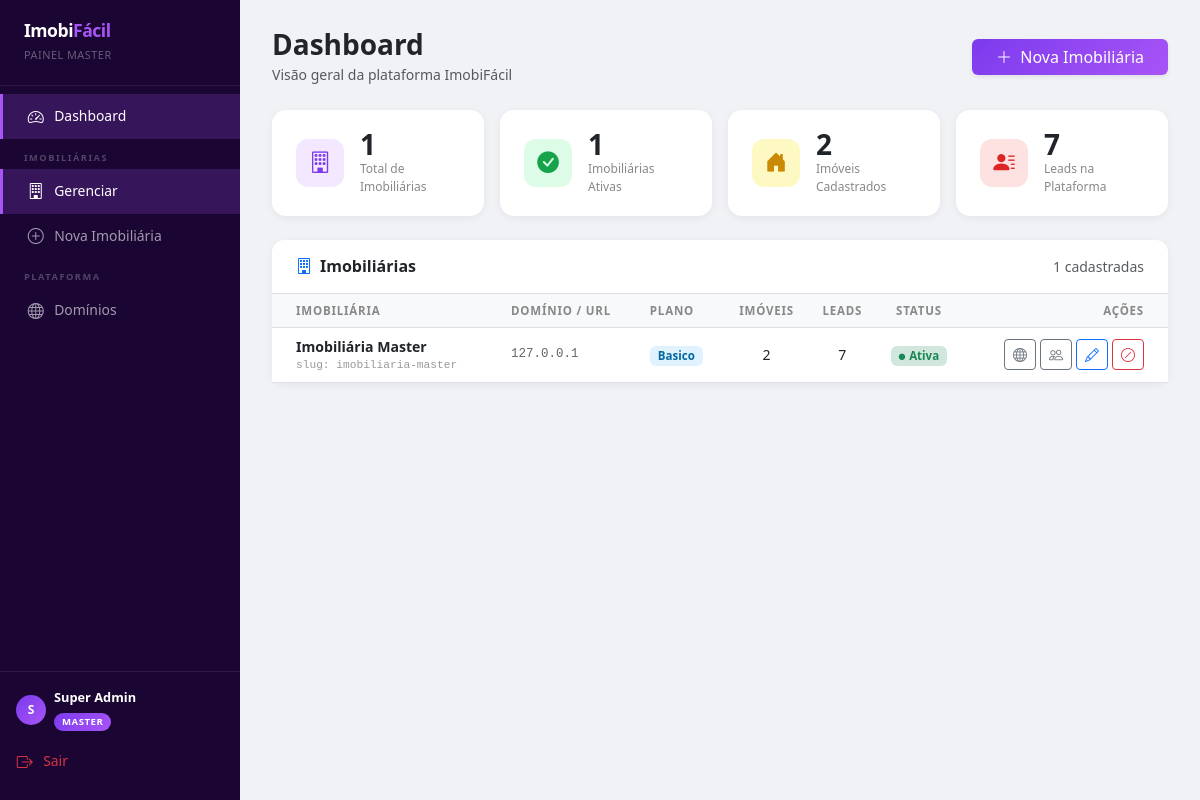
/superadmin/ (signed in), run on the app's committed database.
### app/models.py (models this page shows, shortened)
class SuperAdmin(db.Model, UserMixin):
    __tablename__ = 'superadmins'
    id         = db.Column(db.Integer, primary_key=True)
    nome       = db.Column(db.String(100), nullable=False)
    email      = db.Column(db.String(120), unique=True, nullable=False)
    senha_hash = db.Column(db.String(256))
    criado_em  = db.Column(db.DateTime, default=datetime.utcnow)
    @property
    def is_superadmin(self):
        return True

class Imobiliaria(db.Model):
    __tablename__ = 'imobiliarias'
    id         = db.Column(db.Integer, primary_key=True)
    nome       = db.Column(db.String(100), nullable=False)
    dominio    = db.Column(db.String(100), unique=True, nullable=False)
    api_token  = db.Column(db.String(100), unique=True, nullable=False)
    ativo                 = db.Column(db.Boolean, default=True)
    plano                 = db.Column(db.String(30),  default='basico')
    criado_em             = db.Column(db.DateTime,    default=datetime.utcnow)
    slug                  = db.Column(db.String(80),  unique=True)   # ex: "imob-master" → imob-master.imobifacil.com
    dominio_personalizado = db.Column(db.String(255))                # ex: "www.imobiliaria.com.br"
    tema_ativo     = db.Column(db.String(50),  default='clean')
    logo_url       = db.Column(db.String(255))
    whatsapp       = db.Column(db.String(20))
    layout_banner  = db.Column(db.String(20),  default='fullscreen')
    layout_busca   = db.Column(db.String(20),  default='abaixo')
    layout_grid    = db.Column(db.String(5),   default='3')
    layout_logo    = db.Column(db.String(20),  default='esquerda')
    email_contato      = db.Column(db.String(120))   # recebe leads/mensagens
    email_exibicao     = db.Column(db.String(120))   # exibido no site
    telefone           = db.Column(db.String(30))    # telefone fixo no rodapé
    slogan             = db.Column(db.String(200))   # texto do rodapé/hero
    ordenacao_imoveis  = db.Column(db.String(20),  default='recentes')  # recentes|destaque|preco_asc|preco_desc
    imoveis_por_pagina = db.Column(db.Integer,     default=9)
    usuarios     = db.relationship('Usuario',    backref='imobiliaria', lazy=True)
    imoveis      = db.relationship('Imovel',     backref='imobiliaria', lazy=True)
    tipos_imovel = db.relationship('TipoImovel', backref='imobiliaria', lazy=True)
    leads        = db.relationship('Lead',       backref='imobiliaria', lazy=True)
    banners      = db.relationship('BannerSite', backref='imobiliaria', lazy=True,
                                   order_by='BannerSite.ordem')
    paginas      = db.relationship('PaginaSite', backref='imobiliaria', lazy=True,
                                   order_by='PaginaSite.ordem')
    menu_links   = db.relationship('MenuLink',   backref='imobiliaria', lazy=True,
                                   order_by='MenuLink.ordem')

### app/superadmin/routes.py (the view)
@superadmin_bp.route('/')
@superadmin_required
def dashboard():
    from ..models import Lead, Imovel
    total_imobs   = Imobiliaria.query.count()
    imobs_ativas  = Imobiliaria.query.filter_by(ativo=True).count()
    imobs_inativas= Imobiliaria.query.filter_by(ativo=False).count()
    total_imoveis = Imovel.query.count()
    total_leads   = Lead.query.count()
    imobiliarias = Imobiliaria.query.order_by(Imobiliaria.criado_em.desc()).all()
    stats = {}
    for imob in imobiliarias:
        stats[imob.id] = {
            'imoveis': Imovel.query.filter_by(imobiliaria_id=imob.id).count(),
            'leads':   Lead.query.filter_by(imobiliaria_id=imob.id).count(),
            'usuarios':Usuario.query.filter_by(imobiliaria_id=imob.id).count(),
        }
    base_domain = current_app.config.get('BASE_DOMAIN', '')
    return render_template('superadmin/dashboard.html',
                           total_imobs=total_imobs,
                           imobs_ativas=imobs_ativas,
                           imobs_inativas=imobs_inativas,
                           total_imoveis=total_imoveis,
                           total_leads=total_leads,
                           imobiliarias=imobiliarias,
                           stats=stats,
                           base_domain=base_domain)

### app/templates/superadmin/dashboard.html (shortened to what this page needs)
{% extends 'superadmin/base.html' %}
{% block content %}
<div class="d-flex justify-content-between align-items-center mb-4">
    <div>
        <h2 class="h3 fw-bold mb-0">Dashboard</h2>
        <small class="text-muted">Visão geral da plataforma ImobiFácil</small>
    </div>
    <a href="{{ url_for('superadmin.nova_imobiliaria') }}" class="btn btn-primary px-4 shadow-sm"
       style="background:linear-gradient(135deg,#7c3aed,#a855f7);border:none;">
        <i class="bi bi-plus-lg me-1"></i> Nova Imobiliária
    </a>
</div>
<div class="row g-3 mb-4">
    <div class="col-sm-6 col-xl-3">
        <div class="kpi-card">
            <div class="kpi-icon" style="background:#f3e8ff;color:#7c3aed;">
                <i class="bi bi-building"></i>
            </div>
            <div>
                <div class="kpi-val">{{ total_imobs }}</div>
                <div class="kpi-label">Total de Imobiliárias</div>
            </div>
        </div>
    </div>
    <div class="col-sm-6 col-xl-3">
        <div class="kpi-card">
            <div class="kpi-icon" style="background:#dcfce7;color:#16a34a;">
                <i class="bi bi-check-circle-fill"></i>
            </div>
            <div>
                <div class="kpi-val">{{ imobs_ativas }}</div>
                <div class="kpi-label">Imobiliárias Ativas</div>
            </div>
        </div>
    </div>
    <div class="col-sm-6 col-xl-3">
        <div class="kpi-card">
            <div class="kpi-icon" style="background:#fef9c3;color:#ca8a04;">
                <i class="bi bi-house-door-fill"></i>
            </div>
            <div>
                <div class="kpi-val">{{ total_imoveis }}</div>
                <div class="kpi-label">Imóveis Cadastrados</div>
            </div>
        </div>
    </div>
    <div class="col-sm-6 col-xl-3">
        <div class="kpi-card">
            <div class="kpi-icon" style="background:#fee2e2;color:#dc2626;">
                <i class="bi bi-person-lines-fill"></i>
            </div>
            <div>
                <div class="kpi-val">{{ total_leads }}</div>
                <div class="kpi-label">Leads na Plataforma</div>
            </div>
        </div>
    </div>
</div>
<div class="card">
    <div class="card-body p-0">
        <div class="px-4 py-3 border-bottom d-flex justify-content-between align-items-center">
            <h6 class="fw-bold mb-0"><i class="bi bi-building me-2 text-primary"></i>Imobiliárias</h6>
            <span class="text-muted small">{{ imobiliarias | length }} cadastradas</span>
        </div>
        <div class="table-responsive">
            <table class="table imob-table mb-0">
                <thead class="table-light">
                    <tr>
                        <th class="ps-4">Imobiliária</th>
                        <th>Domínio / URL</th>
                        <th>Plano</th>
                        <th class="text-center">Imóveis</th>
                        <th class="text-center">Leads</th>
                        <th class="text-center">Status</th>
                        <th class="text-end pe-4">Ações</th>
                    </tr>
                </thead>
                <tbody>
                {% for imob in imobiliarias %}
                <tr>
                    <td class="ps-4">
                        <div class="imob-name">{{ imob.nome }}</div>
                        {% if imob.slug %}
                        <div class="imob-domain" style="font-size:.7rem;color:#999;">slug: {{ imob.slug }}</div>
                        {% endif %}
                    </td>
                    <td>
                        {% if not imob.dominio_personalizado and not (base_domain and imob.slug) %}
                        <div class="imob-domain">{{ imob.dominio }}</div>
                        {% endif %}
                    </td>
                    <td>
                        <span class="badge badge-plano-{{ imob.plano or 'basico' }} px-2 py-1"
                              style="font-size:.72rem;border-radius:6px;">
                            {{ (imob.plano or 'basico') | capitalize }}
                        </span>
                    </td>
                    <td class="text-center">{{ stats[imob.id].imoveis }}</td>
                    <td class="text-center">{{ stats[imob.id].leads }}</td>
                    <td class="text-center">
                        {% if imob.ativo %}
                        <span class="badge bg-success-subtle text-success px-2 py-1" style="font-size:.72rem;border-radius:6px;">
                            <i class="bi bi-circle-fill me-1" style="font-size:.4rem;vertical-align:middle;"></i>Ativa
                        </span>
                        {% else %}
                        <span class="badge bg-danger-subtle text-danger px-2 py-1" style="font-size:.72rem;border-radius:6px;">
                            <i class="bi bi-circle-fill me-1" style="font-size:.4rem;vertical-align:middle;"></i>Suspensa
                        </span>
                        {% endif %}
                    </td>
                    <td class="text-end pe-4">
                        <div class="d-flex gap-1 justify-content-end">
                            <a href="{{ url_for('superadmin.dominios_imobiliaria', id=imob.id) }}"
                               class="btn btn-outline-secondary btn-sm" title="Domínios">
                                <i class="bi bi-globe"></i>
                            </a>
                            <a href="{{ url_for('superadmin.usuarios_imobiliaria', id=imob.id) }}"
                               class="btn btn-outline-secondary btn-sm" title="Usuários">
                                <i class="bi bi-people"></i>
                            </a>
                            <a href="{{ url_for('superadmin.editar_imobiliaria', id=imob.id) }}"
                               class="btn btn-outline-primary btn-sm" title="Editar">
                                <i class="bi bi-pencil"></i>
                            </a>
                            <form method="POST"
                                  action="{{ url_for('superadmin.toggle_imobiliaria', id=imob.id) }}"
                                  onsubmit="return confirm('{{ 'Suspender' if imob.ativo else 'Ativar' }} a imobiliária \'{{ imob.nome | e }}\'?')">
                                <button type="submit"
                                        class="btn btn-sm {{ 'btn-outline-danger' if imob.ativo else 'btn-outline-success' }}"
                                        title="{{ 'Suspender' if imob.ativo else 'Ativar' }}">
                                    <i class="bi {{ 'bi-slash-circle' if imob.ativo else 'bi-check-circle' }}"></i>
                                </button>
                            </form>
                        </div>
                    </td>
                </tr>
                {% endfor %}
                </tbody>
            </table>
        </div>
    </div>
</div>
{% endblock %}

### app/templates/superadmin/base.html (shortened to what this page needs)
<!DOCTYPE html>
<html lang="pt-br">
<head>
    <link href="https://cdn.jsdelivr.net/npm/bootstrap@5.3.0/dist/css/bootstrap.min.css" rel="stylesheet">
    <link rel="stylesheet" href="https://cdn.jsdelivr.net/npm/bootstrap-icons@1.11.0/font/bootstrap-icons.css">
</head>
<body>
<nav id="sidebar">
    <div class="brand">
        <h4>Imobi<span style="color:#a855f7;">Fácil</span></h4>
        <small>Painel Master</small>
    </div>
    <div class="mt-2 flex-grow-1">
        <a href="{{ url_for('superadmin.dashboard') }}"
           class="nav-link-side {% if request.endpoint == 'superadmin.dashboard' %}active{% endif %}">
            <i class="bi bi-speedometer2"></i> Dashboard
        </a>
        <div class="nav-group-label">Imobiliárias</div>
        <a href="{{ url_for('superadmin.dashboard') }}"
           class="nav-link-side {% if request.endpoint in ['superadmin.dashboard','superadmin.nova_imobiliaria','superadmin.editar_imobiliaria'] %}active{% endif %}">
            <i class="bi bi-building"></i> Gerenciar
        </a>
        <a href="{{ url_for('superadmin.nova_imobiliaria') }}"
           class="nav-link-side {% if request.endpoint == 'superadmin.nova_imobiliaria' %}active{% endif %}">
            <i class="bi bi-plus-circle"></i> Nova Imobiliária
        </a>
        <div class="nav-group-label">Plataforma</div>
        <a href="{{ url_for('superadmin.dashboard') }}#dominios"
           class="nav-link-side {% if request.endpoint == 'superadmin.dominios_imobiliaria' %}active{% endif %}">
            <i class="bi bi-globe"></i> Domínios
        </a>
    </div>
    <div class="border-top p-3" style="border-color: rgba(255,255,255,.08) !important;">
        {% if current_user.is_authenticated %}
        <div class="d-flex align-items-center gap-2 mb-2">
            <div class="rounded-circle d-flex align-items-center justify-content-center text-white fw-bold"
                 style="width:30px;height:30px;font-size:.75rem;flex-shrink:0;background:linear-gradient(135deg,#7c3aed,#a855f7);">
                {{ current_user.nome[0].upper() }}
            </div>
            <div style="overflow:hidden;">
                <div class="text-white fw-bold" style="font-size:.8rem;white-space:nowrap;overflow:hidden;text-overflow:ellipsis;">
                    {{ current_user.nome }}
                </div>
                <span class="badge-master">Master</span>
            </div>
        </div>
        {% endif %}
        <a href="{{ url_for('superadmin.logout') }}" class="nav-link-side text-danger ps-0" style="border:none;">
            <i class="bi bi-box-arrow-right"></i> Sair
        </a>
    </div>
</nav>
<main id="main-content">
    {% block content %}{% endblock %}
</main>
</body>
</html>

### data on the page
SuperAdmin: nome "S", nome "Super Admin"
Imobiliaria: nome "Imobiliária Master", slug "imobiliaria-master", dominio "127.0.0.1", plano "Basico", stats "2", stats "7", ativo True (drawn)

### other printed values
{{ total_imobs }} "1"
{{ imobs_ativas }} "1"
{{ total_imoveis }} "2"
{{ total_leads }} "7"
{{ imobiliarias | length }} "1"
